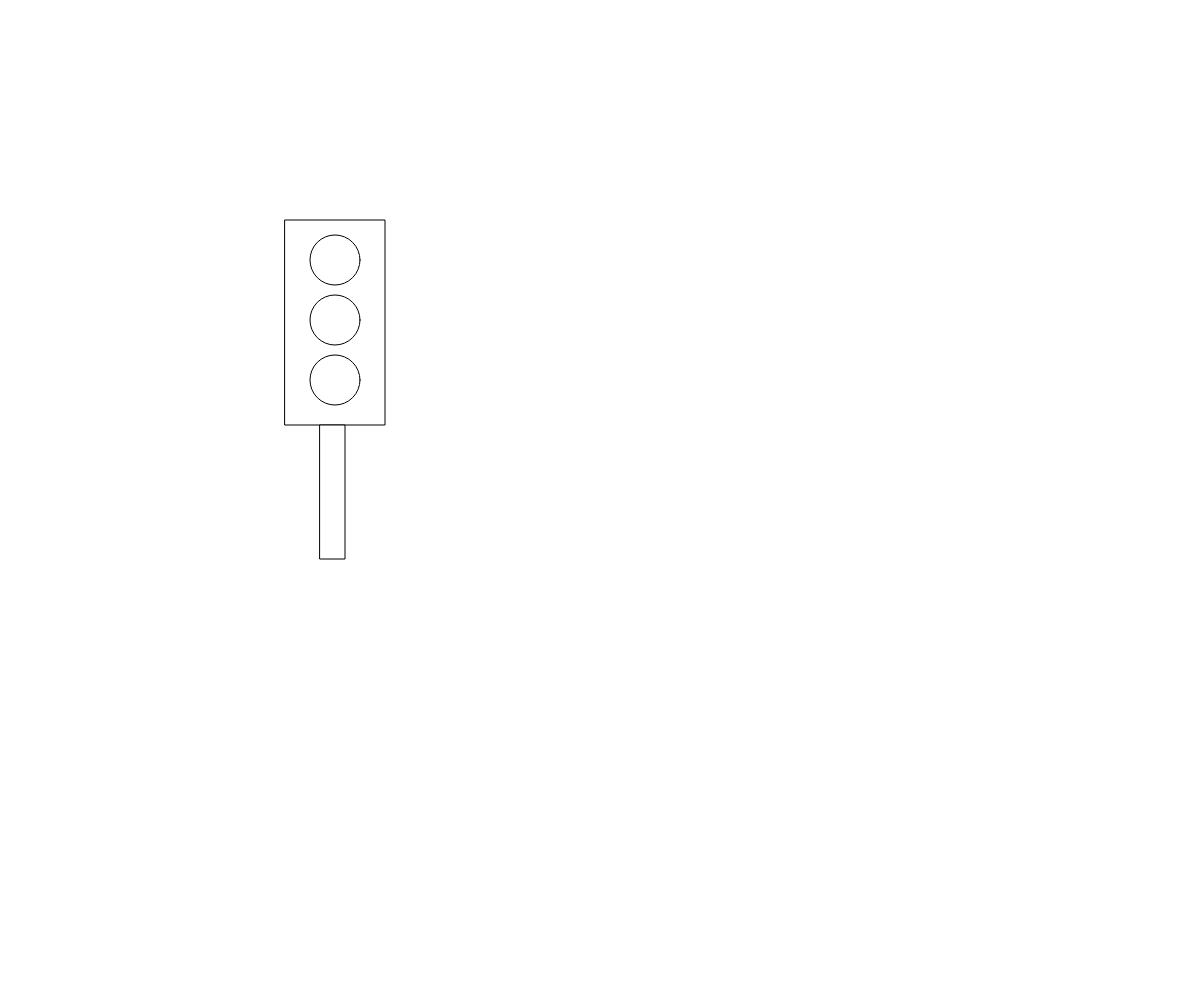
Frame 1 (no input)
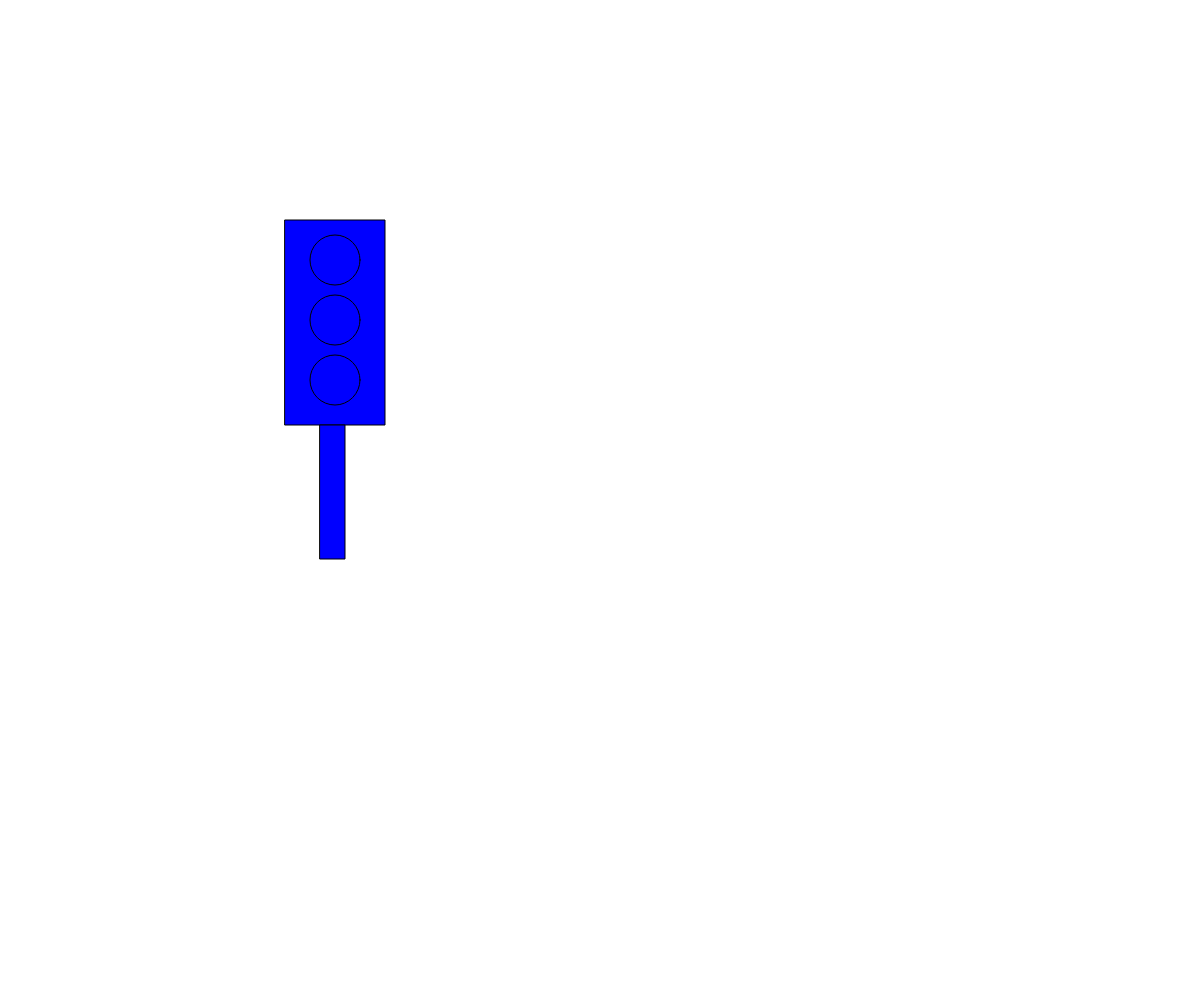
Frame 60 (no input)
Frame 120 (the mouse pressed at the canvas centre since frame 60): identical to frame 60, image omitted

The p5.js sketch that drew these frames (run headless with seeded random() and noise() and a simulated clock; from frame 60 on, the mouse is pressed at the canvas centre):

// p5.js sketch
// ── sketch.js
var jorge = 'white'
var jorge1 = 'blue'
var jorge2 = 'green'
var jorge3 = 'red'
var jorge4 = 'orange'
function setup() {
  createCanvas(windowWidth, windowHeight)
  
}

function draw() {
  background('jorge')
  rect(285,220,100,205)
  ellipse(335,320,50,50)
  ellipse(335,380,50,50)
  rect(320,425,25,134)
  ellipse(335,260,50,50)
  
  
  if(mouseY < windowHeight/5) {
    fill(jorge1);
  } else (mouseY )
  
}
